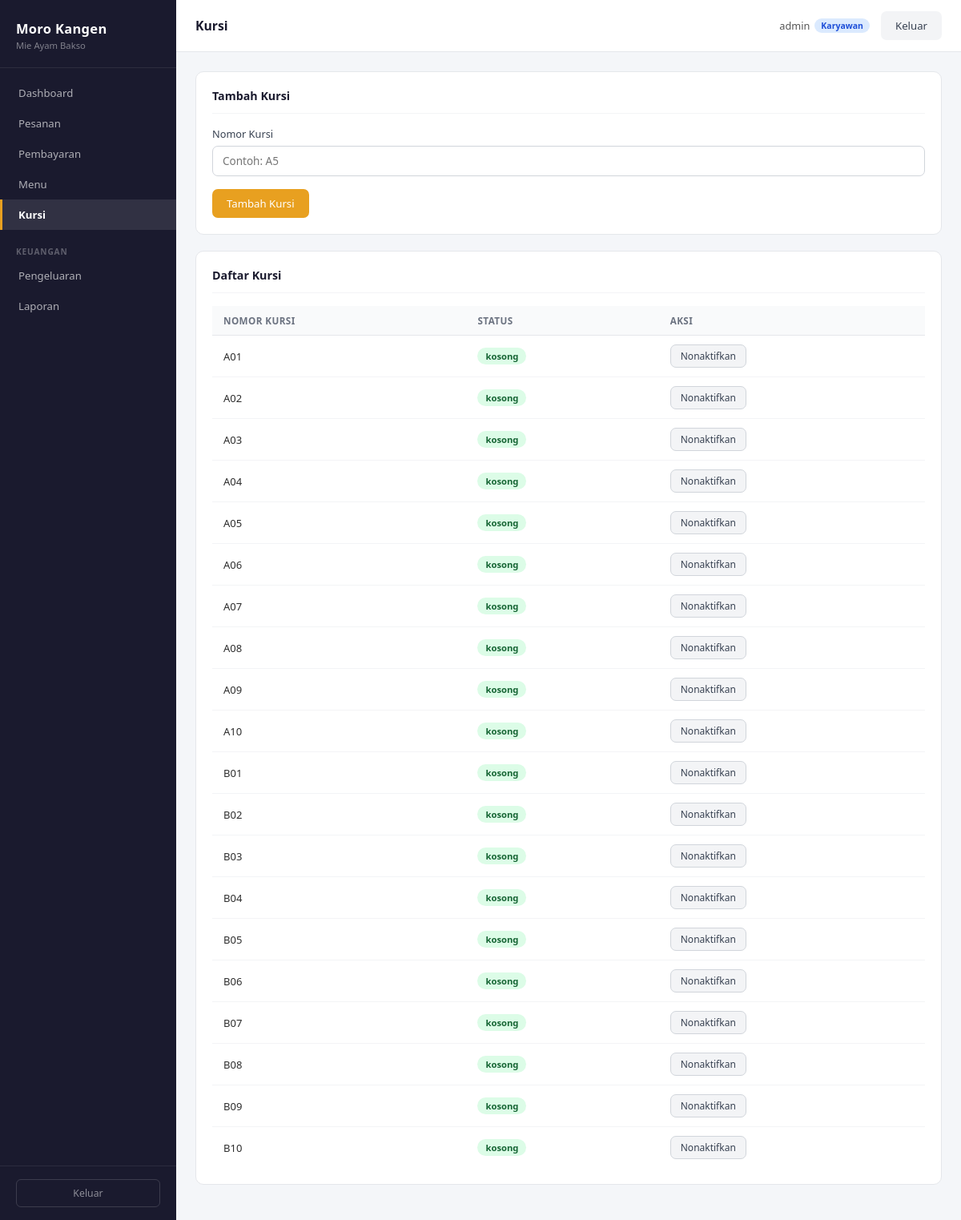
Page /kursi/index.php (signed in) on the committed database.
### tables this page shows
CREATE TABLE kursi (
  id_kursi    INT AUTO_INCREMENT PRIMARY KEY,
  nomor_kursi VARCHAR(10) NOT NULL UNIQUE,
  status      ENUM('kosong','terisi','nonaktif') NOT NULL DEFAULT 'kosong'
);

### config/session.php (called while the page is built, shortened)
<?php
function isLoggedIn() {
    return isset($_SESSION['id_user']) && isset($_SESSION['role']);
}
function isKaryawan() {
    return isLoggedIn() && $_SESSION['role'] === 'karyawan';
}

### kursi/index.php (the view, shortened to what this page needs)
<?php
$db = getDB();
function h($value)
{
    return htmlspecialchars((string) $value, ENT_QUOTES, 'UTF-8');
}
$kursiList = [];
$result = $db->query("
    SELECT
        id_kursi,
        nomor_kursi,
        status
    FROM kursi
    ORDER BY nomor_kursi
");
while ($row = $result->fetch_assoc()) {
    $kursiList[] = $row;
}
require_once __DIR__ . '/../includes/header.php';
?>
<?php if (isKaryawan()): ?>
<div class="card">
    <div class="card-header">
        <h3 class="card-title">
            Tambah Kursi
        </h3>
    </div>
    <form method="POST">
        <div class="form-group">
            <label>Nomor Kursi</label>
            <input
                type="text"
                name="nomor_kursi"
                required
                placeholder="Contoh: A5"
            >
        </div>
        <button
            type="submit"
            class="btn btn-primary"
        >
            Tambah Kursi
        </button>
    </form>
</div>
<?php endif; ?>
<div class="card">
    <div class="card-header">
        <h3 class="card-title">
            Daftar Kursi
        </h3>
    </div>
    <?php if (empty($kursiList)): ?>
        <div class="empty-state">
            <h3>Belum Ada Kursi</h3>
            <p>Tambahkan kursi terlebih dahulu.</p>
        </div>
    <?php else: ?>
        <div class="table-wrap">
            <table>
                <thead>
                    <tr>
                        <th>Nomor Kursi</th>
                        <th>Status</th>
                        <th>Aksi</th>
                    </tr>
                </thead>
                <tbody>
                <?php foreach ($kursiList as $kursi): ?>
                    <tr>
                        <td>
                            <?= h($kursi['nomor_kursi']) ?>
                        </td>
                        <td>
                            <span class="badge badge-<?= h($kursi['status']) ?>">
                                <?= h($kursi['status']) ?>
                            </span>
                        </td>
                        <td>
                            <?php if (isKaryawan()): ?>
                                <?php if ($kursi['status'] === 'kosong'): ?>
                                    <form method="POST">
                                        <button
                                            type="submit"
                                            class="btn btn-secondary btn-sm"
                                        >
                                            Nonaktifkan
                                        </button>
                                    </form>
                                <?php else: ?>
                                    <span class="text-muted">
                                        Sedang digunakan
                                    </span>
                                <?php endif; ?>
                            <?php else: ?>
                                <span class="text-muted">
                                    Lihat saja
                                </span>
                            <?php endif; ?>
                        </td>
                    </tr>
                <?php endforeach; ?>
                </tbody>
            </table>
        </div>
    <?php endif; ?>
</div>
<?php require_once __DIR__ . '/../includes/footer.php'; ?>

### assets/css/style.css (style rules this page uses)
*, *::before, *::after { box-sizing: border-box; margin: 0; padding: 0; }
html { font-size: 15px; scroll-behavior: smooth; }
body { font-family: 'Segoe UI', Arial, sans-serif; background: #f4f6f9; color: #2d2d2d; min-height: 100vh; }
.form-group { margin-bottom: 16px; }
.form-group label { display: block; font-size: 0.85rem; font-weight: 500; color: #374151; margin-bottom: 6px; }
.form-group input, .form-group select, .form-group textarea { width: 100%; padding: 9px 12px; border: 1px solid #d1d5db; border-radius: 7px; font-size: 0.9rem; font-family: inherit; color: #2d2d2d; background: #fff; transition: border-color 0.15s, box-shadow 0.15s; }
.btn { display: inline-block; padding: 9px 18px; border-radius: 7px; font-size: 0.88rem; font-weight: 500; font-family: inherit; cursor: pointer; border: none; transition: background 0.15s, opacity 0.15s; text-align: center; }
.btn-primary { background: #e8a020; color: #fff; }
.btn-secondary { background: #f3f4f6; color: #374151; border: 1px solid #d1d5db; }
.btn-sm { padding: 5px 12px; font-size: 0.8rem; }
.card { background: #fff; border-radius: 10px; border: 1px solid #e5e7eb; padding: 20px; margin-bottom: 20px; }
.card-header { display: flex; align-items: center; justify-content: space-between; margin-bottom: 16px; padding-bottom: 12px; border-bottom: 1px solid #f3f4f6; }
.card-title { font-size: 0.95rem; font-weight: 600; color: #1a1a2e; }
.table-wrap { overflow-x: auto; }
table { width: 100%; border-collapse: collapse; font-size: 0.87rem; }
thead th { background: #f9fafb; color: #6b7280; font-weight: 600; font-size: 0.78rem; text-transform: uppercase; letter-spacing: 0.4px; padding: 10px 14px; border-bottom: 1px solid #e5e7eb; text-align: left; white-space: nowrap; }
tbody td { padding: 11px 14px; border-bottom: 1px solid #f3f4f6; vertical-align: middle; }
tbody tr:last-child td { border-bottom: none; }
.badge { display: inline-block; font-size: 0.75rem; font-weight: 600; padding: 3px 10px; border-radius: 20px; white-space: nowrap; }
.badge-kosong { background: #dcfce7; color: #166534; }

### rows in the picture
kursi: nomor_kursi "A01", status "kosong"
kursi: nomor_kursi "A02", status "kosong"
kursi: nomor_kursi "A03", status "kosong"
kursi: nomor_kursi "A04", status "kosong"
kursi: nomor_kursi "A05", status "kosong"
kursi: nomor_kursi "A06", status "kosong"
kursi: nomor_kursi "A07", status "kosong"
kursi: nomor_kursi "A08", status "kosong"
kursi: nomor_kursi "A09", status "kosong"
kursi: nomor_kursi "A10", status "kosong"
kursi: nomor_kursi "B01", status "kosong"
kursi: nomor_kursi "B02", status "kosong"
kursi: nomor_kursi "B03", status "kosong"
kursi: nomor_kursi "B04", status "kosong"
kursi: nomor_kursi "B05", status "kosong"
kursi: nomor_kursi "B06", status "kosong"
kursi: nomor_kursi "B07", status "kosong"
kursi: nomor_kursi "B08", status "kosong"
kursi: nomor_kursi "B09", status "kosong"
kursi: nomor_kursi "B10", status "kosong"

### other values in the picture
$label "Dashboard Pesanan Pembayaran Menu Kursi Pengeluaran Laporan"
$pageTitle "Kursi"
$user['username'] "admin"
